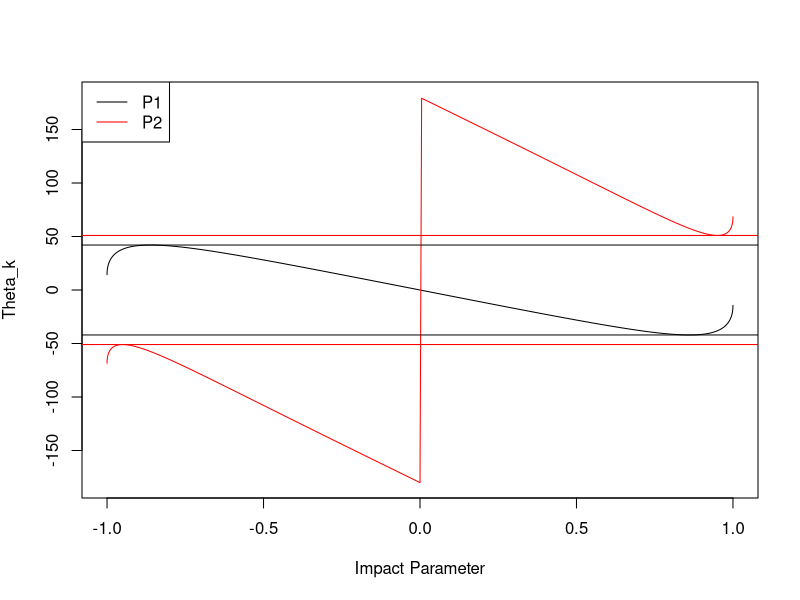
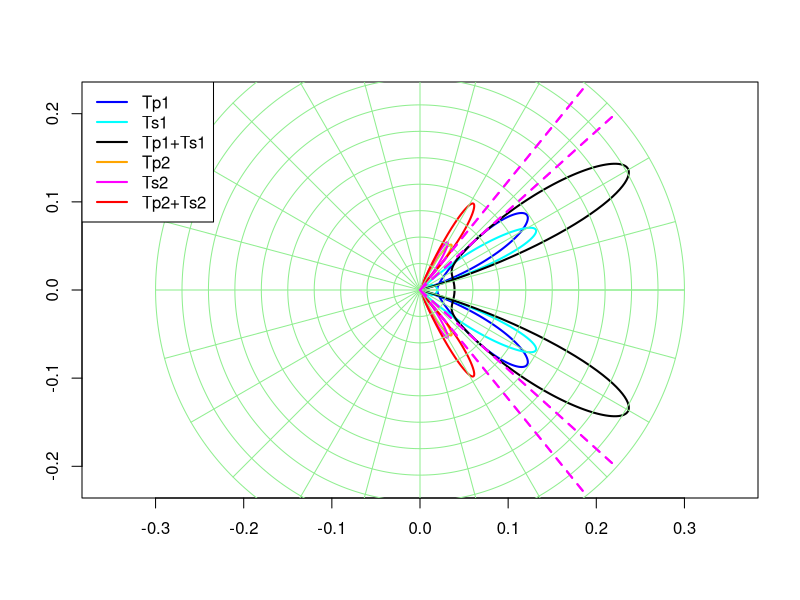

Source code (R) for these figures, in order:
#-------------------------------------------------------------------------------
# FATOR GEOMETRICO
#-------------------------------------------------------------------------------
# Angulos
Dk<-function(th,n,k,reduce=TRUE){
   ph<-asin(sin(th)/n)
   dk<-2*(th-ph)+k*(pi-2*ph)
   if(reduce){
      s<-sign(dk)
      dk<-abs(dk)%%(2*pi)
      dk<-ifelse(dk>pi,dk-2*pi,dk)
      dk<-s*dk
   }
   return(dk)
}
Pk<-function(th,n,k,reduce=TRUE){
   ph<-asin(sin(th)/n)
   pk<-2*th+(k+1)*(pi-2*ph)
   if(reduce){
      s<-sign(pk)
      pk<-abs(pk)%%(2*pi)
      pk<-ifelse(pk>pi,pk-2*pi,pk)
      pk<-s*pk
   }
   return(pk)
}
#-------------------------------------------------------------------------------
DkE<-function(n,k){
   dke<-acos(sqrt((n**2-1)/(k*(k+2))))
   return(dke*c(-1,1))
}
#-------------------------------------------------------------------------------
# REFLECTION COEFFICIENTS
#-------------------------------------------------------------------------------
Tpk<-function(th,n,k){
   ph<-asin(sin(th)/n)
   r<-sin(th-ph)/sin(th+ph)
   r<-r**2
   rpk<-((1-r)**2)*(r**k)
}
Tsk<-function(th,n,k){
   ph<-asin(sin(th)/n)
   r<-tan(th-ph)/tan(th+ph)
   r<-r**2
   rpk<-((1-r)**2)*(r**k)
}
#-------------------------------------------------------------------------------
ko<-1
dth<-pi/600
th<-seq(-pi/2,pi/2,dth)
u1<-Pk(th,4/3,ko,reduce=TRUE)
u2<-Pk(th,4/3,ko+1,reduce=TRUE)
# Angles
uk1<-DkE(4/3,ko  )
uk2<-DkE(4/3,ko+1)
tk1<-Pk(uk1,4/3,ko  )
tk2<-Pk(uk2,4/3,ko+1)
#-------------------------------------------------------------------------------
# DRAW
#-------------------------------------------------------------------------------
pdf("Pk.pdf")
plot(  sin(th),u1*180/pi,type='l',ylim=range(180*c(-1,1)),
       xlab="Impact Parameter",ylab=expression(Theta_k))
points(sin(th),u2*180/pi,type='l',col='red')
legend("topleft",c("P1","P2"),col=c("black","red"),lty=1)
abline(h=tk1*180/pi)
abline(h=tk2*180/pi,col='red')
dev.off()
#-------------------------------------------------------------------------------
# REFLECTION COEFFICIENTS
#-------------------------------------------------------------------------------
#-------------------------------------------------------------------------------
TH1<-Pk(th,4/3,ko  )
TH2<-Pk(th,4/3,ko+1)
#-------------------------------------------------------------------------------
Tp1<-Tpk(th,4/3,ko  )
Tp2<-Tpk(th,4/3,ko+1)
Ts1<-Tsk(th,4/3,ko  )
Ts2<-Tsk(th,4/3,ko+1)
T1<-Tp1+Ts1
T2<-Tp2+Ts2
#-------------------------------------------------------------------------------
#DRAW
#-------------------------------------------------------------------------------
#plot(  TH1*180/pi,u1,type='l',ylim=range(c(u1,u2,v1,v2,u,v)),xlim=180*c(-1,1))
#points(TH1*180/pi,v1,type='l',col='cyan')
#points(TH1*180/pi,i1,type='l',col='blue',lty=2)
#points(TH2*180/pi,u2,type='l',col='red')
#points(TH2*180/pi,v2,type='l',col='magenta')
#points(TH2*180/pi,i2,type='l',col='green',lty=2)
#abline(v=tk1*180/pi,col='blue')
#abline(v=tk2*180/pi,col='green')
c1<-cos(TH1)
s1<-sin(TH1)
c2<-cos(TH2)
s2<-sin(TH2)
thj<-seq(-pi,pi,pi/200)
rjm<-.3
dr<-rjm/10
rj<-seq(dr,.3,dr)
#-------------------------------------------------------------------------------
#DRAW
#-------------------------------------------------------------------------------
pdf("ReflectionCoeff.pdf")
plot(  cbind(c1,s1)*Tp1,type='l',lwd=2,asp=1,
       xlim=.8*max(c(T1,T2))*c(-1,1),ylim=.8*max(c(T1,T2))*c(-1,1),
       xlab='',ylab='',col='blue')
points(cbind(c1,s1)*Ts1,type='l',lwd=2,col='cyan')       
points(cbind(c1,s1)*T1,type='l',lwd=2,col='black') 
points(cbind(c2,s2)*Tp2,type='l',lwd=2,col='orange')        
points(cbind(c2,s2)*Ts2,type='l',lwd=2,col='magenta')    
points(cbind(c2,s2)*T2,type='l',lwd=2,col='red')
points(rjm*c(0,cos(tk1[1])),rjm*c(0,sin(tk1[1])),type='l',col='magenta',lwd=2,lty=2)
points(rjm*c(0,cos(tk1[2])),rjm*c(0,sin(tk1[2])),type='l',col='magenta',lwd=2,lty=2)
points(rjm*c(0,cos(tk2[1])),rjm*c(0,sin(tk2[1])),type='l',col='magenta',lwd=2,lty=2)
points(rjm*c(0,cos(tk2[2])),rjm*c(0,sin(tk2[2])),type='l',col='magenta',lwd=2,lty=2)
#-------------------------------------------------------------------------------
for(i in rj){
   points(i*cbind(cos(thj),sin(thj)),col='lightgreen',type='l')
}
rjm<-max(rj)
for(t in seq(0,360,15)*pi/180){
   points(rjm*c(0,cos(t)),rjm*c(0,sin(t)),type='l',col='lightgreen')
}
points(rjm*c(0,cos(tk1[1])),rjm*c(0,sin(tk1[1])),type='l',col='magenta',lwd=2,lty=2)
points(rjm*c(0,cos(tk1[2])),rjm*c(0,sin(tk1[2])),type='l',col='magenta',lwd=2,lty=2)
points(rjm*c(0,cos(tk2[1])),rjm*c(0,sin(tk2[1])),type='l',col='magenta',lwd=2,lty=2)
points(rjm*c(0,cos(tk2[2])),rjm*c(0,sin(tk2[2])),type='l',col='magenta',lwd=2,lty=2)
#-------------------------------------------------------------------------------
legend("topleft",c("Tp1","Ts1","Tp1+Ts1","Tp2","Ts2","Tp2+Ts2"),
              col=c("blue","cyan","black","orange","magenta","red"),
              lty=1,lwd=2)#,pch=c(1,1,3,3,4,4))
dev.off()
